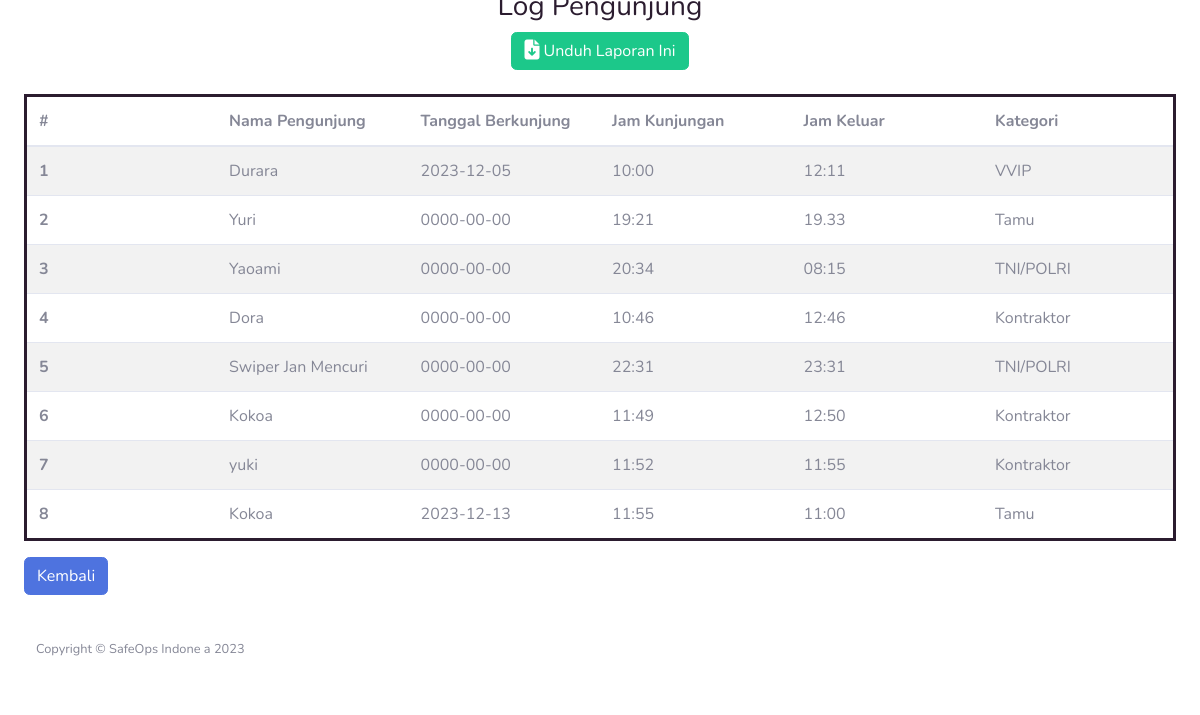
/index.php/visitor/unduhvisitor, run on an earlier commit of the app's database.
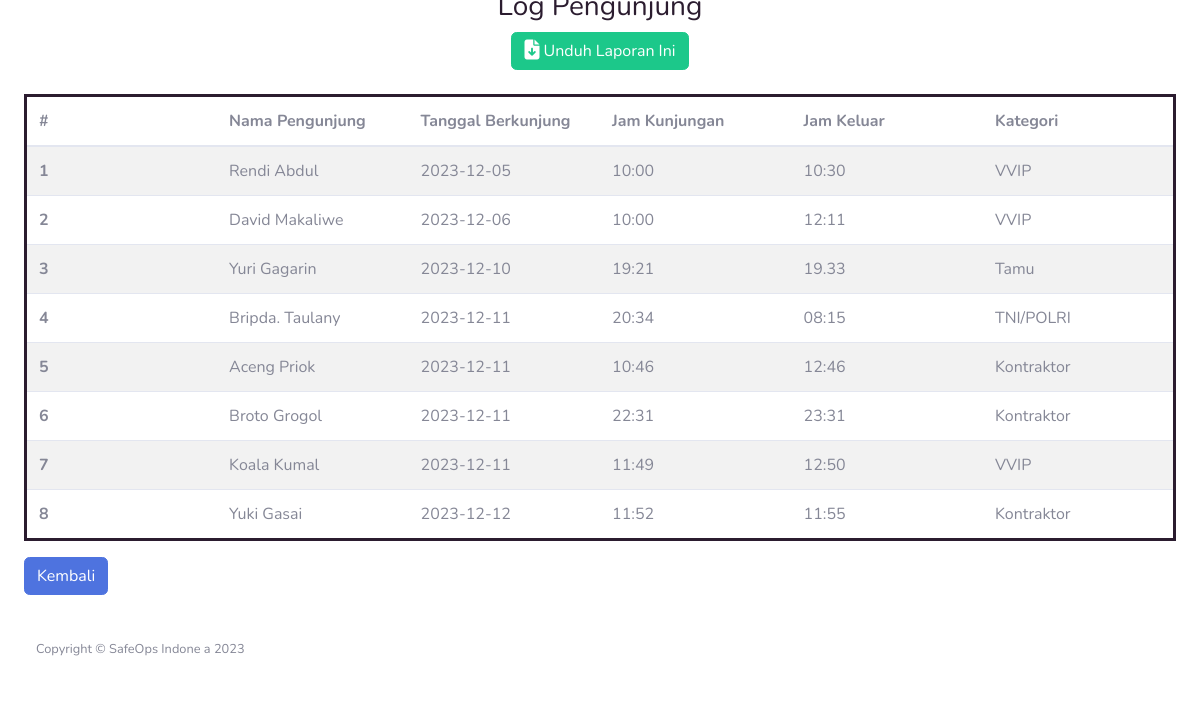
And on a later commit of the database.
### tables this page shows
CREATE TABLE `visitor` (
  `id` int(11) NOT NULL,
  `nopeg` char(6) NOT NULL,
  `nama` varchar(128) NOT NULL,
  `tanggal` date NOT NULL,
  `pengunjung` varchar(128) NOT NULL,
  `jam_masuk` varchar(11) NOT NULL,
  `jam_keluar` varchar(11) DEFAULT NULL,
  `status` varchar(64) NOT NULL,
  `kategori` varchar(64) NOT NULL
);

### application/controllers/Visitor.php (called while the page is built, shortened)
<?php
class Visitor extends CI_Controller
{
    public function unduhvisitor()
    {
        $data['judul'] = "Laporan Tamu";
        $data['user'] = $this->db->get_where('user', ['email' => $this->session->userdata('email')])->row_array();
        $data['keluar'] = $this->db->get_where('visitor', ['status' => 'Sudah keluar'])->result_array();
        $this->load->view('templates/header', $data);
        $this->load->view('visitor/unduhvisitor', $data);
        $this->load->view('templates/footer', $data);
    }
}

### index.php (called while the page is built, shortened)
<?php
require_once BASEPATH.'core/CodeIgniter.php';

### application/views/visitor/unduhvisitor.php (the view, shortened to what this page needs)
<div class="container-fluid">
    <div class="row">
        <div class="col-lg-12">
            <div class="container text-center" style="margin-top: -10px;">
                <h3 style="color: #2B1C2F;">Log Pengunjung</h3>
                <a href="#" id="printButton" class="btn btn-success"><i class="fa-solid fa-file-arrow-down fa-lg"></i> Unduh Laporan Ini</a>
            </div>
            <table class="table table-hover table-striped" style="border: 3px solid #2B1C2F;"><br>
                <thead>
                    <tr>
                        <th scope="col">#</th>
                        <th scope="col" style="width: 16.666%;">Nama Pengunjung</th>
                        <th scope="col" style="width: 16.666%;">Tanggal Berkunjung</th>
                        <th scope="col" style="width: 16.666%;">Jam Kunjungan</th>
                        <th scope="col" style="width: 16.666%;">Jam Keluar</th>
                        <th scope="col" style="width: 16.666%;">Kategori</th>
                    </tr>
                </thead>
                <tbody>
                    <?php $i = 1; ?>
                    <?php foreach ($keluar as $k) : ?>
                        <tr>
                            <th scope="row"><?= $i; ?></th>
                            <td style="width: 16.666%;"><?= $k['pengunjung']; ?></td>
                            <td style="width: 16.666%;"><?= $k['tanggal']; ?></td>
                            <td style="width: 16.666%;"><?= $k['jam_masuk']; ?></td>
                            <td style="width: 16.666%;"> <?= $k['jam_keluar'] ?></td>
                            <td style="width: 16.666%;"><?= $k['kategori']; ?></td>
                        </tr>
                        <?php $i++; ?>
                    <?php endforeach; ?>
                </tbody>
            </table>
            <div class="form-group row">
                <div class="col-sm-4">
                    <a href="<?= base_url('visitor/index') ?>" class="btn btn-primary">Kembali</a>
                </div>
            </div>
        </div>

What changed in the data, as far as the page shows it:
removed visitor: pengunjung "Kokoa", tanggal "2023-12-13", jam_masuk "11:55", jam_keluar "11:00", kategori "Tamu"
now on this page (row edited): visitor: pengunjung "Rendi Abdul", tanggal "2023-12-05", jam_masuk "10:00", jam_keluar "10:30", kategori "VVIP"
changed visitor: pengunjung "Durara" → "David Makaliwe"; tanggal "2023-12-05" → "2023-12-06"
changed visitor "Tamu": pengunjung "Yuri" → "Yuri Gagarin"; tanggal "0000-00-00" → "2023-12-10"
changed visitor "TNI/POLRI": pengunjung "Yaoami" → "Bripda. Taulany"; tanggal "0000-00-00" → "2023-12-11"
changed visitor: pengunjung "Dora" → "Aceng Priok"; tanggal "0000-00-00" → "2023-12-11"
changed visitor: pengunjung "Swiper Jan Mencuri" → "Broto Grogol"; tanggal "0000-00-00" → "2023-12-11"; kategori "TNI/POLRI" → "Kontraktor"
changed visitor: pengunjung "Kokoa" → "Koala Kumal"; tanggal "0000-00-00" → "2023-12-11"; kategori "Kontraktor" → "VVIP"
changed visitor: pengunjung "yuki" → "Yuki Gasai"; tanggal "0000-00-00" → "2023-12-12"
